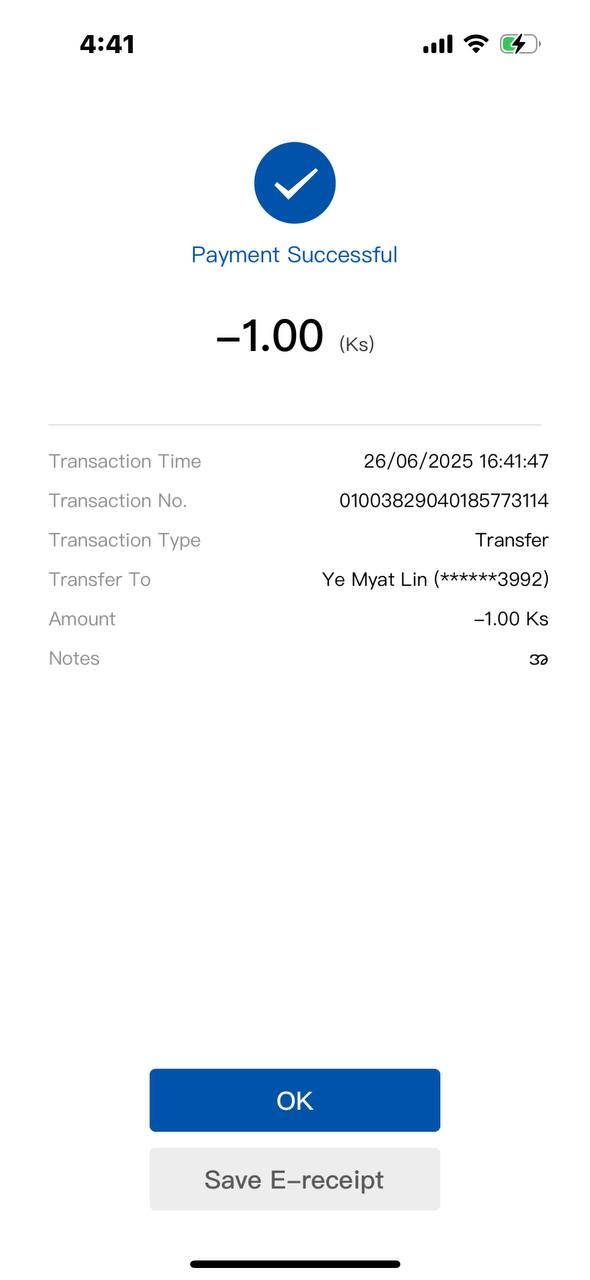
#> input picture donatio-kpay/data/kpay_second.jpg, 590 x 1280 px, found by its file name
$ jupyter execute --allow-errors kpay_extract_amount.ipynb
#> lines starting #> are read from the running program, lines starting #| are printed output that depends on the picture; after the words box and inside, x2 and y2 are one past the last pixel; in counts of white or black regions, pixels touching at a corner belong together
[cell 1]
import  cv2
import os

os.getcwd()

[cell 2]
os.chdir("D:\\donatio-AI\\src\\kpay_detect\\data")

[cell 3]
image = cv2.imread(os.getcwd()+"\\kpay_second.jpg")
#> image is the input picture: shape (1280, 590, 3); mean B, G, R 248.8, 246.2, 243.5
if image is None:
    print("Your directory is wrong")
else:
    print(f"Your path is correct")

[cell 4]
print("Image shape: ", image.shape)
#| Image shape:  (1280, 590, 3)

[cell 5]
img = cv2.cvtColor(image, cv2.COLOR_BGR2RGB)

[cell 6]
from matplotlib import pyplot as plt

plt.imshow(img)

[cell 7]
gray_image = cv2.cvtColor(img, cv2.COLOR_BGR2GRAY)
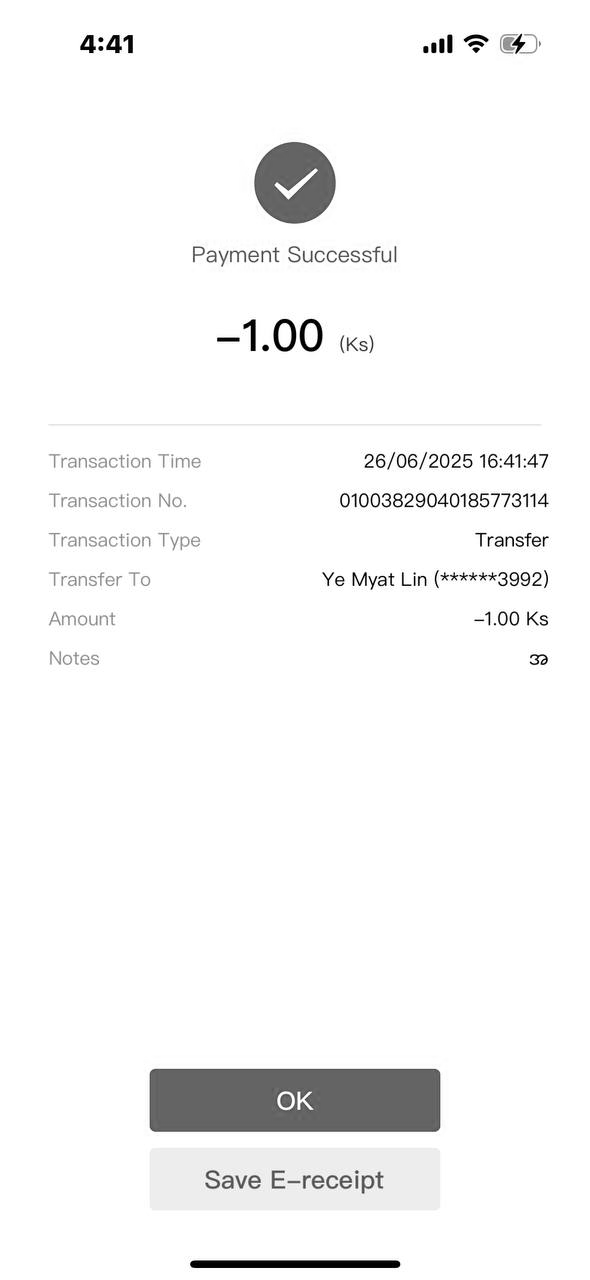
#> gray_image: shape (1280, 590); min 0, max 255, mean 246.7
plt.imshow(gray_image)

[cell 8]
blur_image=  cv2.GaussianBlur(gray_image,(5,5),3)
plt.imshow(blur_image)

[cell 9]
thresh = cv2.threshold(blur_image, 104, 150, cv2.THRESH_BINARY)[1]
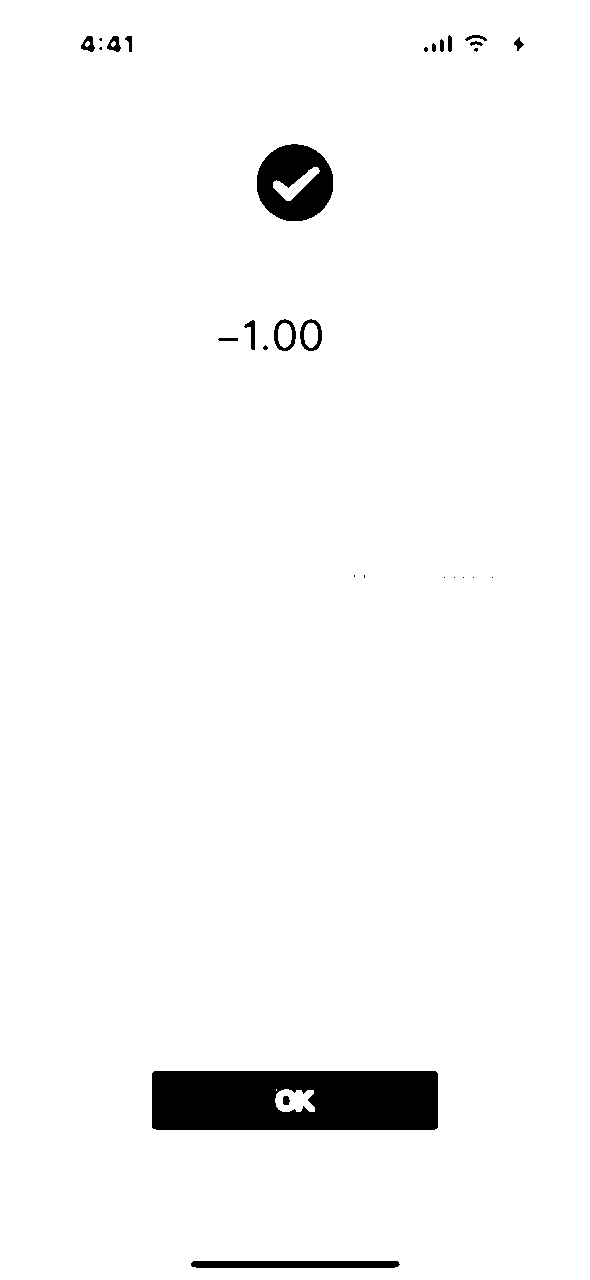
#> thresh: shape (1280, 590); values 0 (black) and 150 (white), 96.9% white; 29 black regions (12 under 20 px), largest, box (x1, y1, x2, y2) and area: (152, 1071, 438, 1130) 16130, (257, 144, 333, 221) 4089, (191, 1261, 400, 1268) 1442
gray = cv2.bilateralFilter(thresh, 1, 188, 260)
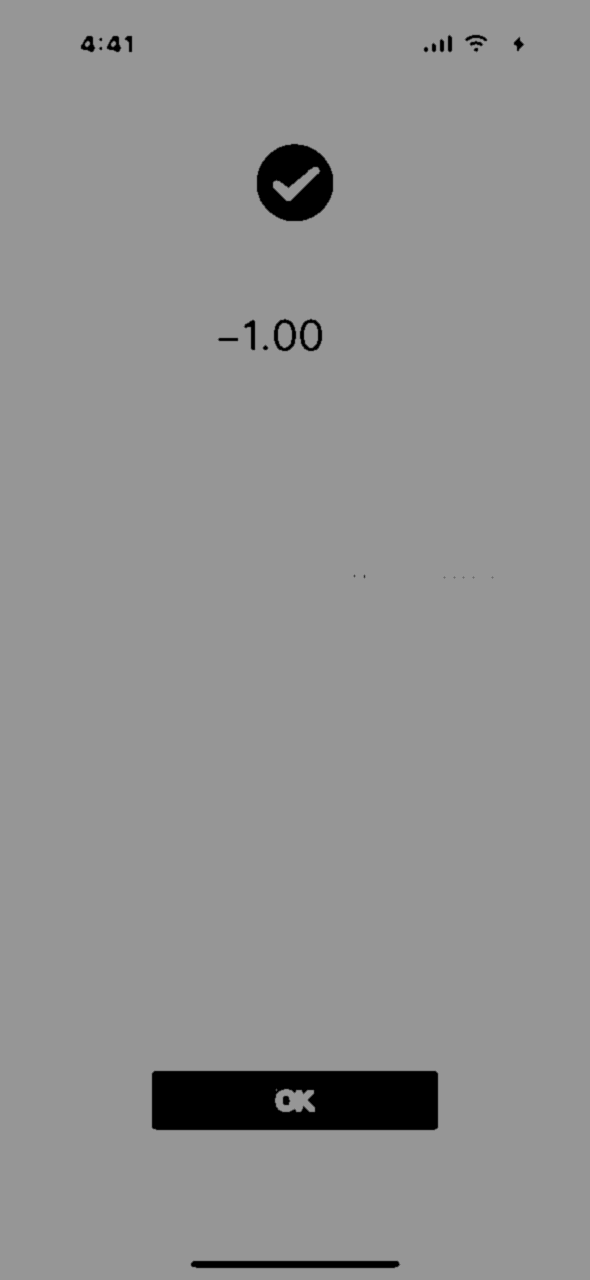
#> gray: shape (1280, 590); min 0, max 150, mean 145.4

imgThreshold = cv2.Canny(gray, 1, 10,apertureSize=3)
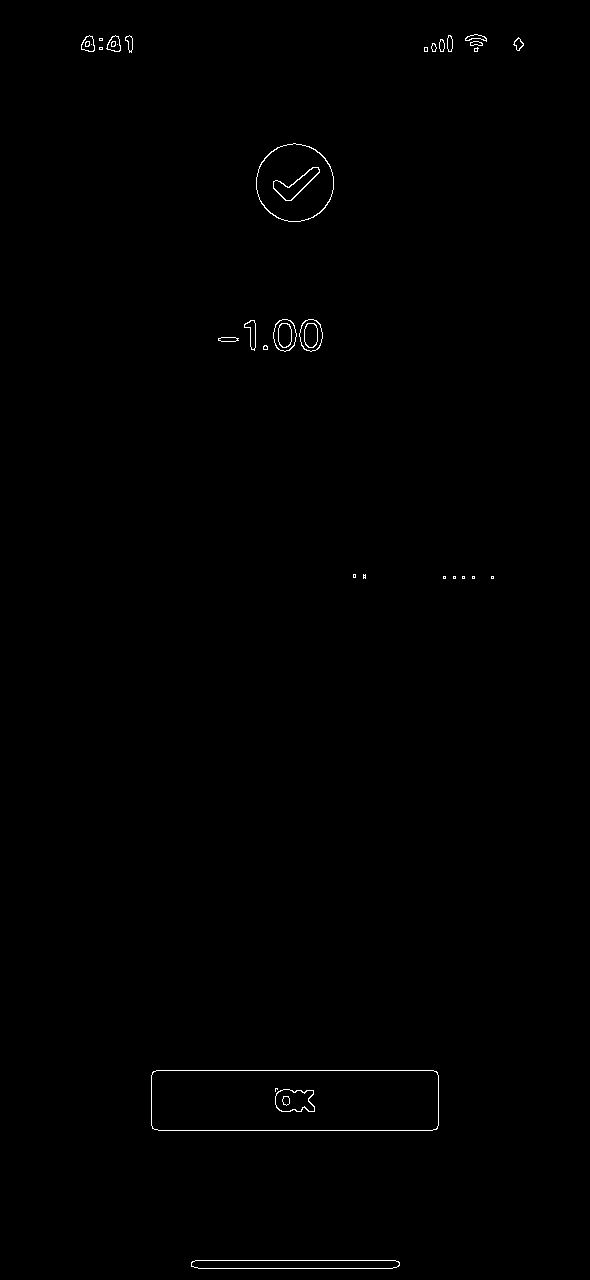
#> imgThreshold: shape (1280, 590); 0.36% white in thin lines or dots, all inside (x1, y1, x2, y2) = (81, 34, 524, 1269)
plt.imshow(imgThreshold)

[cell 10]
import numpy as np

def reorder(myPoints):
    myPoints = myPoints.reshape((4, 2))
    myPointsNew = np.zeros((4, 1, 2), dtype=np.int32)
    add = myPoints.sum(1)

    myPointsNew[0] = myPoints[np.argmin(add)]
    myPointsNew[3] = myPoints[np.argmax(add)]
    diff = np.diff(myPoints, axis=1)
    myPointsNew[1] = myPoints[np.argmin(diff)]
    myPointsNew[2] = myPoints[np.argmax(diff)]

    return myPointsNew

[cell 11]
contours, hierarchy = cv2.findContours(imgThreshold, cv2.RETR_EXTERNAL, cv2.CHAIN_APPROX_SIMPLE)
#> contours = 28 contours, 12 with area under 20; largest, box (x1, y1, x2, y2) and area: (151, 1070, 439, 1131) 17182, (256, 143, 334, 222) 4721, (191, 1260, 400, 1269) 1638, (299, 319, 323, 352) 579, (273, 319, 297, 352) 578

rgb = img.copy()
rect_list = []

for i in contours:
    area = cv2.contourArea(i)
    if area > 8000:
        peri = cv2.arcLength(i, True)
        approx = cv2.approxPolyDP(i, 0.02 * peri, True)

        if len(approx) == 4:
            x, y, w, h = cv2.boundingRect(approx)
            aspect_ratio = float(w) / h

            if 0.6 < aspect_ratio < 1.4 and w > 100 and h > 100:
                reordered = reorder(approx[:4])
                rect_list.append(reordered)

                cv2.drawContours(rgb, [approx], -1, (0, 255, 0), 2)
                print("Valid contour:", approx[:4])
                print()
            else:
                print("Invalid that is raw")
#> this loop made 28 passes
#> (area, peri, approx, x, y, w, h, aspect_ratio) on pass 2: (17182, 687, [[151, 1075], [158, 1130], [438, 1125], [433, 1070]], 151, 1070, 288, 61, 4.72)
#> area on passes 1, 11, 12, 13, 14, 15: 1637.5, 69, 168.5, 579, 577.5, 4721
#| Invalid that is raw
#> after the loop, rect_list = []

print("Total valid rectangles:", len(rect_list))
#| Total valid rectangles: 0
plt.imshow(rgb)
plt.axis('off')
plt.show()

[cell 12]
crop_img = img.copy()

i = 1

rect_result = rect_list
#> rect_result = []
rect_result

[cell 13]
print(len(rect_result))
#| 0
print(rect_result)

$ run again, with donatio-kpay/data/images.png saved as donatio-kpay/data/kpay_second.jpg
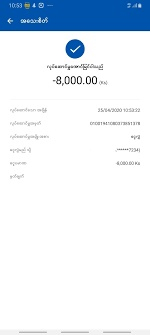
#> input picture donatio-kpay/data/images.png, 150 x 335 px, found by its file name
#> image is the input picture: shape (335, 150, 3); mean B, G, R 244.3, 236.2, 228.4
#| Image shape:  (335, 150, 3)
#> `thresh = cv2.threshold(blur_image, 104, 150, cv2.THRESH_BINARY)[1]`:
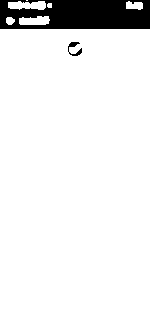
#> thresh: shape (335, 150); values 0 (black) and 150 (white), 92.6% white; 2 black regions, box (x1, y1, x2, y2) and area: (0, 0, 150, 29) 3647, (68, 42, 82, 56) 84
#> `imgThreshold = cv2.Canny(gray, 1, 10,apertureSize=3)`:
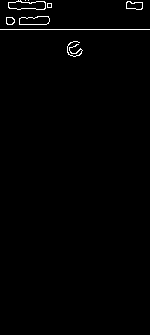
#> imgThreshold: shape (335, 150); 0.97% white in thin lines or dots, all inside (x1, y1, x2, y2) = (0, 0, 150, 57)
#> contours = 9 contours, 5 with area under 20; largest, box (x1, y1, x2, y2) and area: (8, 0, 46, 10) 250, (19, 16, 50, 25) 212, (126, 1, 143, 10) 104, (6, 17, 15, 25) 52
#> the loop `for i in contours:` made 9 passes
#> area on passes 3, 4, 6, 9: 51.5, 211.5, 104, 250.5
#> after the loop `for i in contours:`: rect_list = []
#| Total valid rectangles: 0
#| 0
